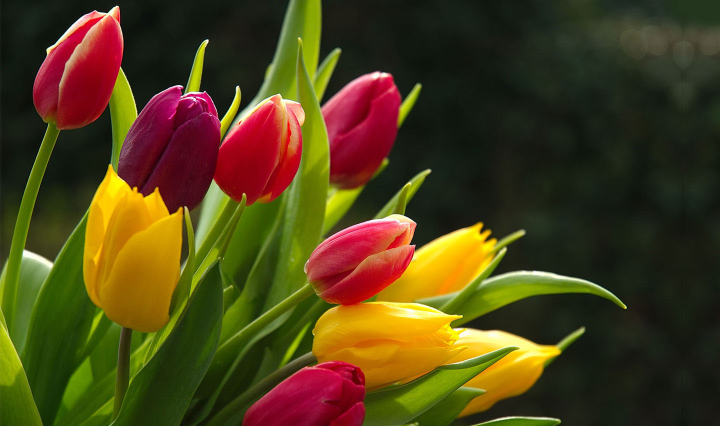
#> input picture flower.jpg, 1440 x 852 px (shown at 1/2 size)
$ python -i segmentation.py   (imports and definitions only)   (older library calls are emulated)
#> lines starting #> are read from the running program, lines starting #| are printed output that depends on the picture; after the words box and inside, x2 and y2 are one past the last pixel; in counts of white or black regions, pixels touching at a corner belong together
#> further down, picture is the input picture: shape (852, 1440, 3); mean B, G, R 23.9, 64.3, 78.5
import numpy as np
import matplotlib.pyplot as plt
from matplotlib import colors
from scipy import ndimage
from PIL import Image
import time


class castClrs:
    """Class to  discretize the colorchannel of the argument image.

    """
    def __init__(self, imageRGB):
        self.imageRGB = imageRGB.copy()
        self.imageHSV = colors.rgb_to_hsv(self.imageRGB)
#> self.imageHSV: shape (852, 1440, 3) float32; mean of channels 0, 1, 2 0.5, 0.6, 87.7
        self.imageHeight = self.imageRGB.shape[0]
#> self.imageHeight = 852
        self.imageWidth = self.imageRGB.shape[1]
#> self.imageWidth = 1440
        self.segmentedRGB = None
        self.segmentedHSV = None
        self.computationTime = None


    def RGB(self):
        """Returns the image in RGB format."""
        return self.imageRGB

    def HSV(self):
        """Returns the image in HSV format."""
        return self.imageHSV

    # [15 lines left out: functions RGBSegment, HSVSegment, not called in this run]

    def updateRGBSegment(self):
        """Takes HSV-segmented image and converts it to RGB to call from RGBSegment()"""
        self.segmentedRGB = colors.hsv_to_rgb(self.segmentedHSV)

    def updateHSVSegment(self):
        """Takes RGB-segmented image and converts it to HSV to call from HSVSegment()"""
        self.segmentedHSV = colors.rgb_to_hsv(self.segmentedRGB)


    # [17 lines left out: functions hist, showRGB, showHSV, not called in this run]


    def segment(self, segC0=8, segC1=8, segC2=8, clrs='rgb', mode='weighted', castMode='ceil'):
        """Does an equidistant colorspace segmentation. Each segment has the same length in colorspace.
        -segC0, segC1 and segC2 are the numbers of segments wanted for the respective colorchannels
        -clrs is the colorspace in which the segmentation should take place and can be 'rgb' or 'hsv'
        -mode is the way segmentsizes will be chosen:
            'linear' does an equidistant colorspace segmentation. Each segment has the same length in colorspace.
            'weighted' does a colorspace segmentation where each segment's length will be chosen by the amount of pixels which occupy the segment. Each segment is chosen to have the same amount of pixels in them.
        -castMode is the way colorvalues will be cast and can be 'floor', 'ceil' or 'mean'"""
#> called with segC0 = 8, segC1 = 8, segC2 = 8, clrs = 'rgb', mode = 'weighted', castMode = 'ceil'
        timeStart = time.clock()

        # define modes
        modes = ['linear', 'weighted']
        castModes = ['floor', 'ceil', 'mean']
        # set working image
        if (clrs == 'rgb'):
            workingImage = self.imageRGB.copy()
        elif (clrs == 'hsv'):
            workingImage = self.imageHSV.copy()
        else:
            print('Colorspace "'+str(clrs)+'" not found')
            return 0
        # exception handling: modes
        if not (mode in modes):
            print('Mode "'+str(mode)+'" not found. Available modes are: '+str(modes))
            return 0
        if not (castMode in castModes):
            print('Castmode "'+str(castMode)+'" not found')
            return 0

        def valueCast(array, index, mode):
            if (castMode == 'floor'):
                return int(array[index])
            elif (castMode == 'ceil'):
                return int(array[index+1])
            elif (castMode == 'mean'):
                return int((array[index]+array[index+1])/2.)
            else:
                return 0

        # needed for color comparison
        referenceImage = workingImage.copy()

        # compute arrays which consist of the segments' borders
        if (mode == 'linear'):
            int0 = np.linspace(0, 255, segC0 + 1)
            int1 = np.linspace(0, 255, segC1 + 1)
            int2 = np.linspace(0, 255, segC2 + 1)
        if (mode == 'weighted'):
            histR, bin_edges = np.histogram(workingImage[:,:,0], bins=255, normed=True)
#> histR = 255 values, max 0.0827 at index 0, min 3.1e-05 at index 252, mean 0.00392; bin_edges = 256 values from 0 to 255
            histG, bin_edges = np.histogram(workingImage[:,:,1], bins=255, normed=True)
#> histG = 255 values, max 0.0353 at index 28, min 0.000247 at index 243, mean 0.00392
            histB, bin_edges = np.histogram(workingImage[:,:,2], bins=255, normed=True)
#> histB = 255 values, max 0.0396 at index 24, min 7.58e-05 at index 1, mean 0.00392
            hist = np.array([histR, histG, histB], dtype=float)

            int0 = np.zeros(segC0+1)
            int1 = np.zeros(segC0+1)
            int2 = np.zeros(segC0+1)
            intervals = np.array([int0, int1, int2], dtype=int)

            segmentCount = np.array([segC0, segC1, segC2], dtype=int)
            weights = 1/(segmentCount.astype(float))

            # process i-th histogram
            for i in range(3):
                # set j-th border, where 0-th border is zero and last border is 255
                for j in range(1, segmentCount[i]):
                    cumSum = 0.
                    counter = intervals[i][j-1] # set counter to last aquired border
                    while(cumSum < weights[i]):
                        counter += 1
                        if (counter >= 255):
                            break
                        cumSum += hist[i][counter]
                    intervals[i][j] = counter
                intervals[i][segmentCount[i]] = 255
            int0 = intervals[0]
#> int0 = [0, 5, 15, 18, 21, 27, 56, 255, 255]
            int1 = intervals[1]
#> int1 = [0, 23, 27, 32, 46, 77, 119, 175, 255]
            int2 = intervals[2]
#> int2 = [0, 20, 24, 29, 47, 86, 140, 203, 255]


        for i in range(segC0):
            # value the values between int[i]/int[i+1] will be cast to
            valCast = valueCast(int0, i, castMode)
            mask = (referenceImage[:,:,0] >= int0[i]) & (referenceImage[:,:,0] <= int0[i+1])
            workingImage[mask, 0] = valCast
#> this loop made 8 passes
#> valCast on passes 1 to 8: 5, 15, 18, 21, 27, 56, 255, 255
#> pass 1, in segment, `mask = (referenceImage[:,:,0] >= int0[i]) & (referenceImage[:,:,0] <= ..`:
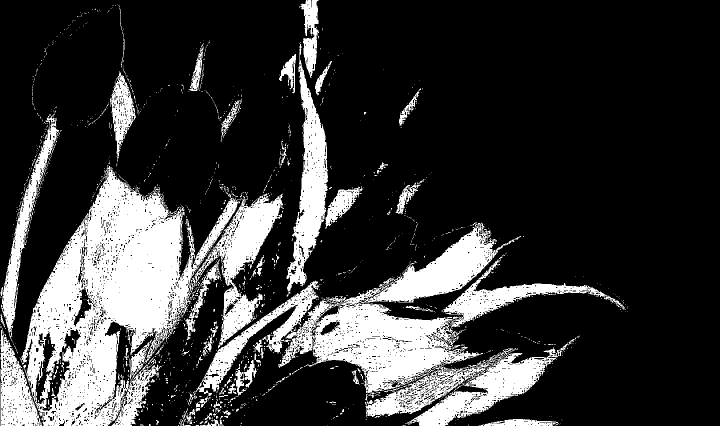
#> mask: shape (852, 1440) bool (shown at 1/2 size); 21.8% white; 1459 white regions (1328 under 20 px), largest, box (x1, y1, x2, y2) and area: (40, 330, 480, 852) 96738, (391, 445, 1116, 852) 82636, (384, 387, 568, 697) 16178
#> after the loop:
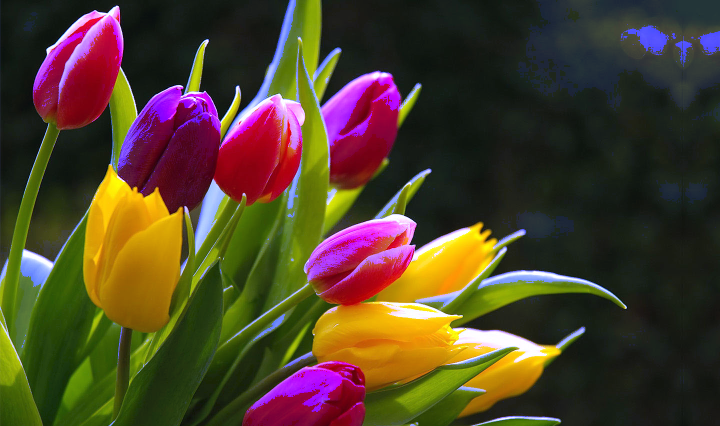
#> workingImage: shape (852, 1440, 3) (shown at 1/2 size); mean B, G, R 41.6, 64.3, 78.5
        for i in range(segC1):
            valCast = valueCast(int1, i, castMode)
            mask = (referenceImage[:,:,1] >= int1[i]) & (referenceImage[:,:,1] <= int1[i+1])
            workingImage[mask, 1] = valCast
#> this loop made 8 passes
#> valCast on passes 1 to 8: 23, 27, 32, 46, 77, 119, 175, 255
#> pass 1, in segment, `mask = (referenceImage[:,:,1] >= int1[i]) & (referenceImage[:,:,1] <= ..`:
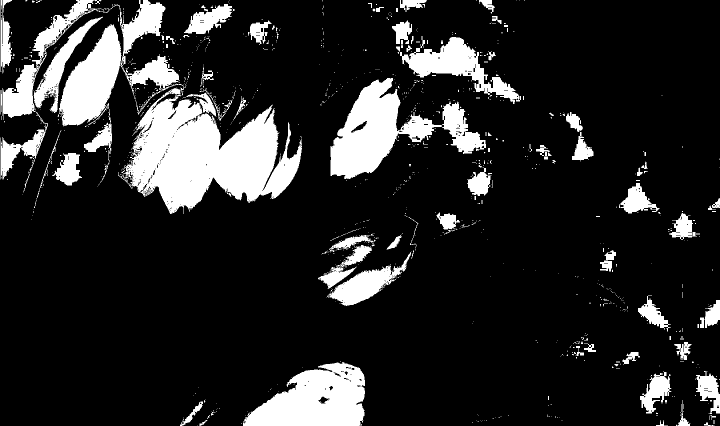
#> mask: shape (852, 1440) bool (shown at 1/2 size); 15.7% white; 1020 white regions (909 under 20 px), largest, box (x1, y1, x2, y2) and area: (244, 108, 604, 428) 52802, (486, 724, 730, 852) 20868, (661, 156, 884, 358) 20033
#> after the loop:
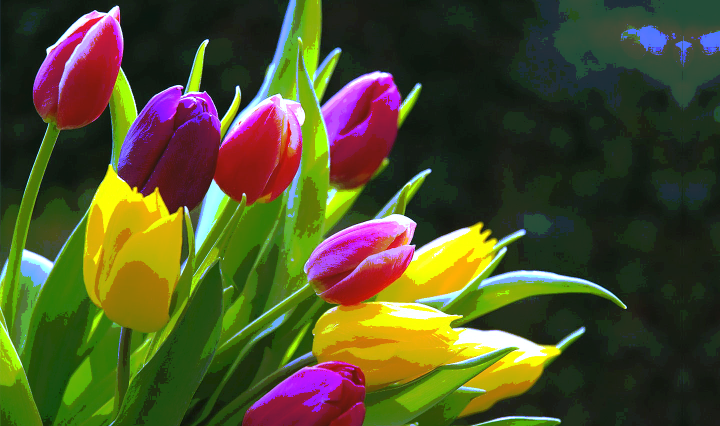
#> workingImage: shape (852, 1440, 3) (shown at 1/2 size); mean B, G, R 41.6, 80, 78.5
        for i in range(segC2):
            valCast = valueCast(int2, i, castMode)
            mask = (referenceImage[:,:,2] >= int2[i]) & (referenceImage[:,:,2] <= int2[i+1])
            workingImage[mask, 2] = valCast
#> this loop made 8 passes
#> valCast on passes 1 to 8: 20, 24, 29, 47, 86, 140, 203, 255
#> pass 1, in segment, `mask = (referenceImage[:,:,2] >= int2[i]) & (referenceImage[:,:,2] <= ..`:
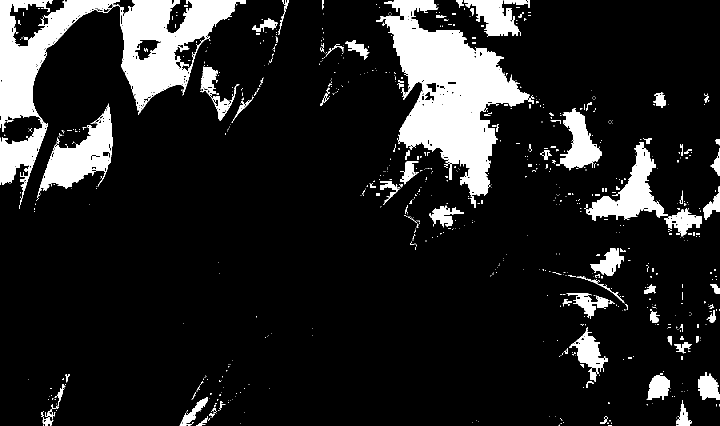
#> mask: shape (852, 1440) bool (shown at 1/2 size); 13.2% white; 827 white regions (710 under 20 px), largest, box (x1, y1, x2, y2) and area: (752, 0, 1067, 416) 51062, (1, 0, 492, 415) 50927, (74, 207, 225, 396) 10668
#> pass 3, in segment, `mask = (referenceImage[:,:,2] >= int2[i]) & (referenceImage[:,:,2] <= ..`:
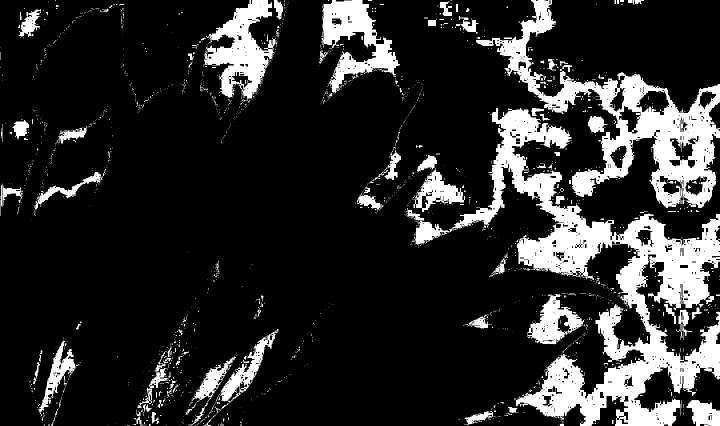
#> mask: shape (852, 1440) bool (shown at 1/2 size); 17% white; 1831 white regions (1685 under 20 px), largest, box (x1, y1, x2, y2) and area: (812, 216, 1440, 852) 92821, (952, 0, 1440, 416) 44399, (407, 0, 551, 205) 13495
#> after the loop:
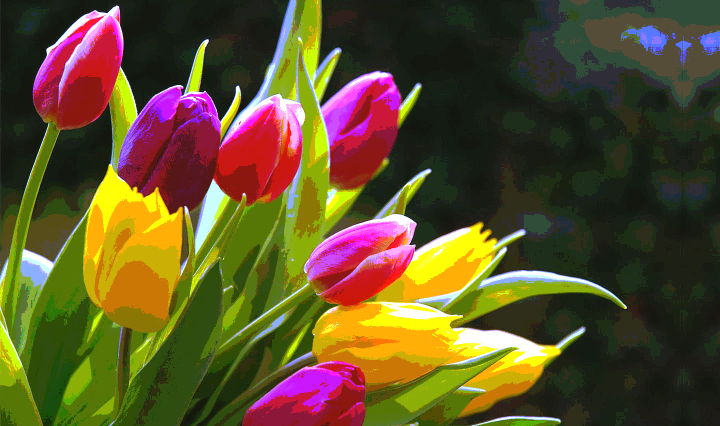
#> workingImage: shape (852, 1440, 3) (shown at 1/2 size); mean B, G, R 41.6, 80, 93.7

        # update segmentedImages
        if (clrs == 'rgb'):
            self.segmentedRGB = workingImage
            self.updateHSVSegment()
#> in updateHSVSegment, `self.segmentedHSV = colors.rgb_to_hsv(self.segmentedRGB)`: self.segmentedHSV: shape (852, 1440, 3) float32; mean of channels 0, 1, 2 0.5, 0.6, 108.8
        if (clrs == 'hsv'):
            self.segmentedHSV = workingImage
            self.updateRGBSegment()

        self.computationTime = time.clock() - timeStart

    # [27 lines left out: functions weightedSegment, showInfo, not called in this run]


class extractConnComp():
    """This class aims to extract connected components from a colorspace-segmented image.
    Connected components in this context are pixels connected spacially as well as in colorspace.
    The connected components extracted will be used for edge detection and for obtaining better colors for each individual segment by comparison with the original image.

    """
    # [87 lines left out: functions __init__, extract, showConnComp, getConnComp, showInfo, showConnCompHist and 1 more, not called in this run]


>>> import cv2
>>> picture = cv2.imread('flower.jpg')
>>> result = castClrs(picture).segment()

$ run again, on fox.jpg
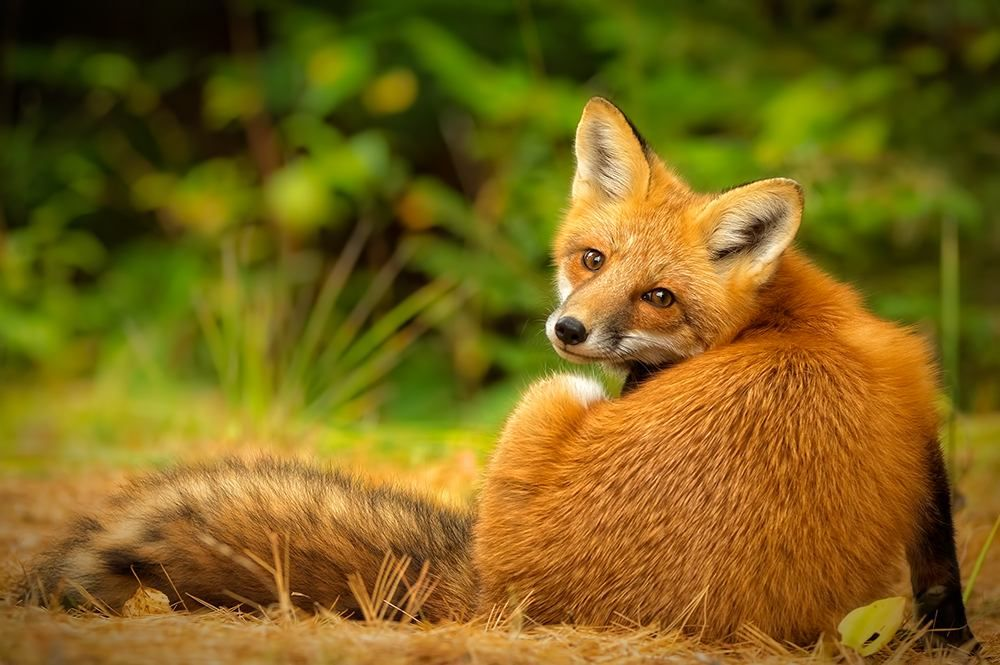
#> input picture fox.jpg, 1000 x 665 px
#> picture is the input picture: shape (665, 1000, 3); mean B, G, R 24.9, 99.5, 122.3
#> self.imageHSV: shape (665, 1000, 3) float32; mean of channels 0, 1, 2 0.5, 0.8, 127.5
#> in segment, `histR, bin_edges = np.histogram(workingImage[:,:,0], bins=255, normed=..`: histR = 255 values, max 0.16 at index 0, min 0 at index 18, mean 0.00415; bin_edges = 256 values from 0 to 241
#> in segment, `histG, bin_edges = np.histogram(workingImage[:,:,1], bins=255, normed=..`: histG = 255 values, max 0.009 at index 110, min 1.65e-05 at index 253, mean 0.00392; bin_edges = 256 values from 0 to 255
#> histB = 255 values, max 0.00921 at index 254, min 1.35e-05 at index 0, mean 0.00392
#> int0 = [0, 2, 6, 15, 28, 45, 69, 255, 255]
#> int1 = [0, 46, 66, 84, 100, 115, 132, 157, 255]
#> int2 = [0, 45, 72, 94, 120, 147, 174, 206, 255]
#> the loop in segment, `for i in range(segC0):` made 8 passes
#> valCast on passes 1 to 8: 2, 6, 15, 28, 45, 69, 255, 255
#> pass 1, in segment, `mask = (referenceImage[:,:,0] >= int0[i]) & (referenceImage[:,:,0] <= ..`:
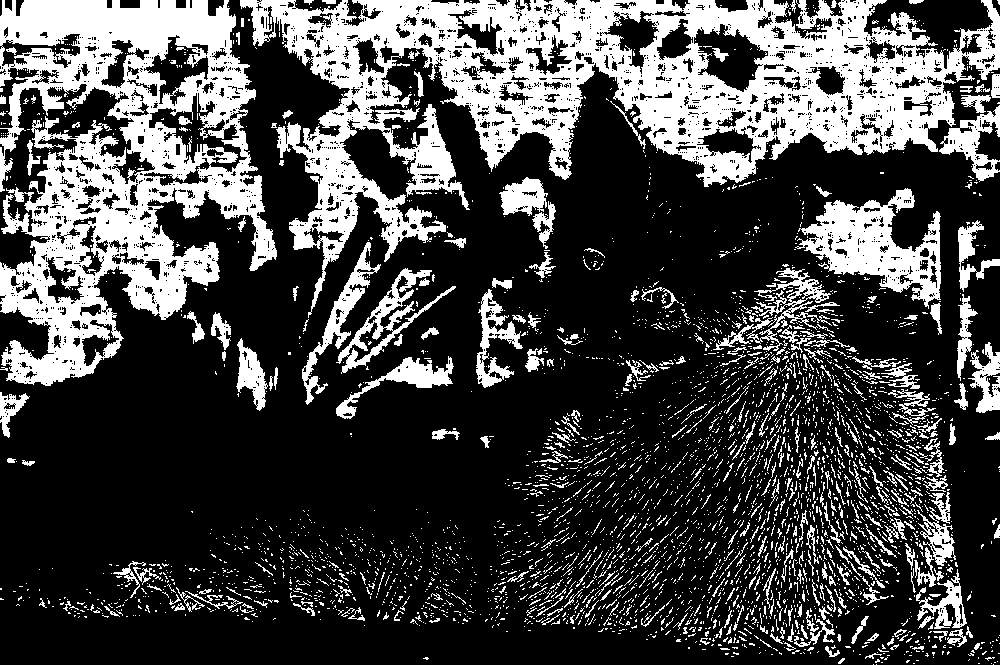
#> mask: shape (665, 1000) bool; 27.9% white; 3965 white regions (3600 under 20 px), largest, box (x1, y1, x2, y2) and area: (240, 0, 1000, 318) 74763, (0, 0, 277, 386) 51487, (795, 188, 941, 309) 7574
#> the loop in segment, `for i in range(segC1):` made 8 passes
#> valCast on passes 1 to 8: 46, 66, 84, 100, 115, 132, 157, 255
#> the loop in segment, `for i in range(segC2):` made 8 passes
#> valCast on passes 1 to 8: 45, 72, 94, 120, 147, 174, 206, 255
#> after the loop in segment, `for i in range(segC2):`:
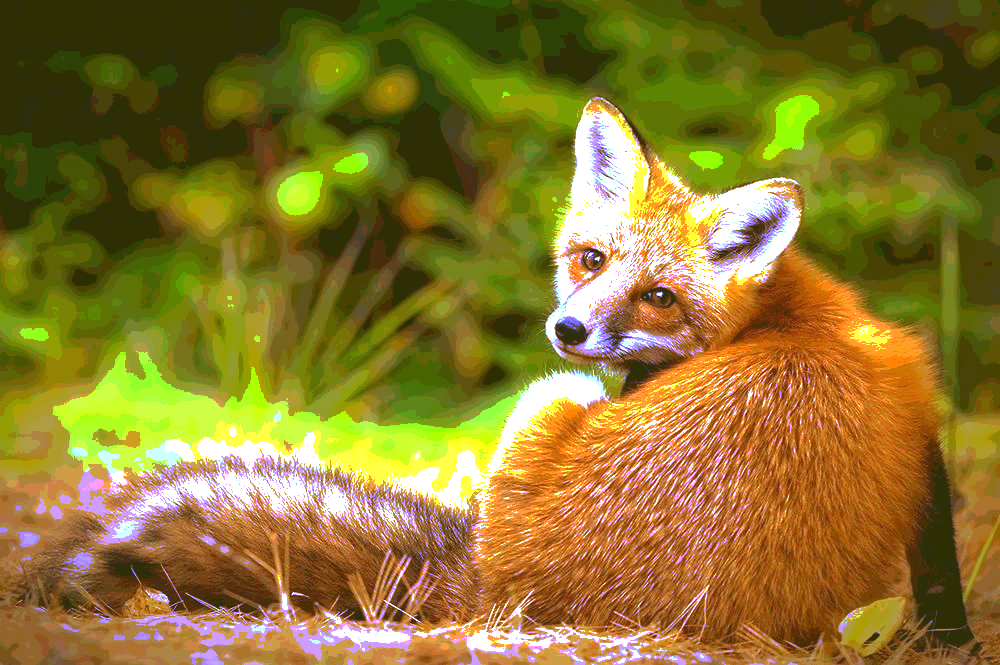
#> workingImage: shape (665, 1000, 3); mean B, G, R 45.8, 118.1, 138
#> self.segmentedHSV: shape (665, 1000, 3) float32; mean of channels 0, 1, 2 0.5, 0.8, 147.3
